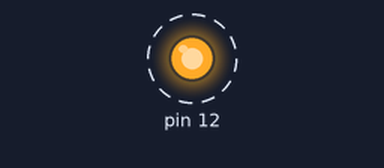
Bench run of a sketch on a simulated Arduino Uno, built with avr-gcc and run on an emulated ATmega328P. Parts: output pins drawn as LEDs (lit = HIGH). Dashed ring = blinking.

Above: at 0.5 s.
Timing chart, 0 to 4.6 s (numbered marks = the images above):
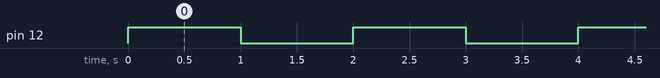

Measured:
- by itself, pin 12: alternates HIGH for 1.0 s and LOW for 1.0 s

The sketch:

arduino1.ino
```cpp
int pin=13;

void setup() {
  pinMode(12,OUTPUT);
}

void loop() {
digitalWrite(12,HIGH);
delay(1000);
digitalWrite(12,LOW);
delay(1000);
}
```
